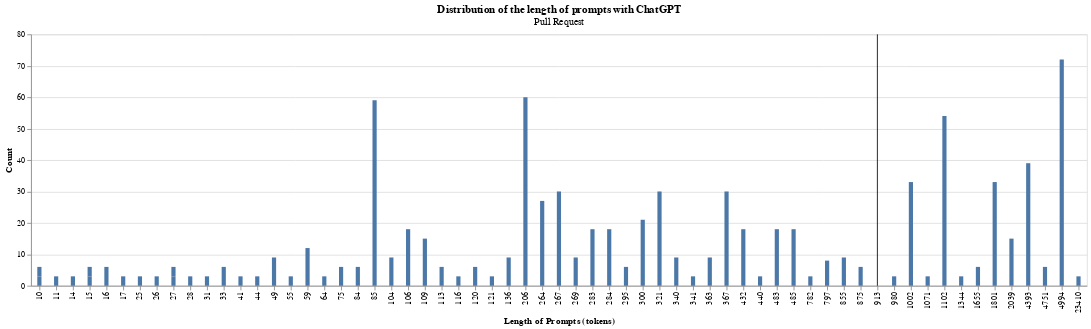

Notebook code for this chart:
### Markdown cell above
![](./graphs/prompt-general-hist.png)

### Code cell
# Checking histogarm -- remove extreme data point.
bad = np.argmax(df_url_prompt["count"])
df_clean = df_url_prompt.loc[~df_url_prompt.index.isin([bad])]
print(
    f"Average length of prompt per pr after removing extreme data point: "
    f"{np.mean(df_clean["mean"]):.2f}"
    )
inter_bar = alt.Chart(df_clean).mark_bar(size=5).encode(
    x=alt.X(
        "mean:N",
        title="Length of Prompts (tokens)",
    ),
    y=alt.Y("count", title="Count"),
).properties(
    title={
        "text": "Distribution of the length of prompts with ChatGPT",
        "subtitle": "Pull Request"
    }
)

rule = alt.Chart(df_clean).mark_rule().encode(
    x=alt.X(
        'mean:N',
        aggregate="mean",
        type='nominal',
        axis=alt.Axis(format="2d")
    ),
)

alt.layer(inter_bar, rule)

### Figure 1 — Vega-Lite specification as saved in the notebook (floating-point values rounded to 4 significant figures)
{"config": {"view": {"continuousWidth": 300, "continuousHeight": 300}}, "layer": [{"mark": {"type": "bar", "size": 5}, "encoding": {"x": {"field": "mean", "title": "Length of Prompts (tokens)", "type": "nominal"}, "y": {"field": "count", "title": "Count", "type": "quantitative"}}, "title": {"text": "Distribution of the length of prompts with ChatGPT", "subtitle": "Pull Request"}}, {"mark": {"type": "rule"}, "encoding": {"x": {"aggregate": "mean", "axis": {"format": "2d"}, "field": "mean", "type": "nominal"}}}], "data": {"name": "data-26039639684ec03905969218f964977d"}, "$schema": "https://vega.github.io/schema/vega-lite/v5.20.1.json", "datasets": {"data-26039639684ec03905969218f964977d": [{"RepoName": "ActivityWatch/aw-server", "mean": 116.0, "count": 3}, {"RepoName": "AndyGrant/OpenBench", "mean": 31.0, "count": 3}, {"RepoName": "AntonOsika/gpt-engineer", "mean": 1102.0, "count": 54}, {"RepoName": "D3Zyre/Copy-All-Files-From-Folder", "mean": 113.0, "count": 6}, {"RepoName": "Delgan/loguru", "mean": 269.0, "count": 9}, {"RepoName": "Elucidation/mapf-multiagent-robot-planning", "mean": 283.0, "count": 18}, {"RepoName": "GreyDGL/PentestGPT", "mean": 4751.0, "count": 6}, {"RepoName": "HaroldMitts/VoAIce", "mean": 41.0, "count": 3}, {"RepoName": "Hochfrequenz/kohlrahbi", "mean": 17.0, "count": 3}, {"RepoName": "MauriceLe/PIMS", "mean": 23410.0, "count": 3}, {"RepoName": "NA-MIC/ProjectWeek", "mean": 25.0, "count": 3}, {"RepoName": "OpenAdaptAI/OpenAdapt", "mean": 85.03, "count": 59}, {"RepoName": "PromtEngineer/localGPT", "mean": 4393.0, "count": 39}, {"RepoName": "RND247/Pype-Synthetic-Data-for-Testing", "mean": 33.0, "count": 6}, {"RepoName": "SafEight/wdm-project", "mean": 84.0, "count": 6}, {"RepoName": "Shreya-R-Dixit-Memorial-Foundation/EyeDaV2", "mean": 10.0, "count": 3}, {"RepoName": "Significant-Gravitas/Auto-GPT", "mean": 44.0, "count": 3}, {"RepoName": "SuffolkLITLab/docassemble-ALToolbox", "mean": 49.0, "count": 9}, {"RepoName": "aahnik/temple-web", "mean": 121.0, "count": 3}, {"RepoName": "aiplanethub/genai-stack", "mean": 11.0, "count": 3}, {"RepoName": "app-sre/qontract-reconcile", "mean": 109.0, "count": 15}, {"RepoName": "bancaditalia/black-it", "mean": 341.0, "count": 3}, {"RepoName": "bbelderbos/htmx-demo", "mean": 340.0, "count": 9}, {"RepoName": "chitalian/gptask", "mean": 980.0, "count": 3}, {"RepoName": "comfyanonymous/ComfyUI", "mean": 28.0, "count": 3}, {"RepoName": "davidusb-geek/emhass", "mean": 363.0, "count": 9}, {"RepoName": "dobbelina/repository.dobbelina", "mean": 875.0, "count": 6}, {"RepoName": "dtch1997/gpt-text-gym", "mean": 1002.0, "count": 33}, {"RepoName": "embedchain/embedchain", "mean": 15.0, "count": 3}, {"RepoName": "gorillamania/AICodeBot", "mean": 321.0, "count": 30}, {"RepoName": "icecube/pisa", "mean": 55.0, "count": 3}, {"RepoName": "internetarchive/openlibrary", "mean": 855.0, "count": 9}, {"RepoName": "jasonacox/Powerwall-Dashboard", "mean": 482.7, "count": 18}, {"RepoName": "jefftriplett/frontmatter-cli", "mean": 485.0, "count": 18}, {"RepoName": "karpathy/ng-video-lecture", "mean": 295.0, "count": 6}, {"RepoName": "kroitor/asciichart", "mean": 1344.0, "count": 3}, {"RepoName": "kukulich/home-assistant-jablotron100", "mean": 64.0, "count": 3}, {"RepoName": "langchain-ai/langchain", "mean": 300.0, "count": 21}, {"RepoName": "livingbio/gpt-fn", "mean": 75.0, "count": 6}, {"RepoName": "meltyyyyy/ICR-2023", "mean": 432.0, "count": 18}, {"RepoName": "mesonbuild/meson", "mean": 14.0, "count": 3}, {"RepoName": "metaphorsystems/metaphor-python", "mean": 1655.0, "count": 6}, {"RepoName": "microsoft/visionmetrics", "mean": 10.0, "count": 3}, {"RepoName": "monarch-initiative/oai-monarch-plugin", "mean": 27.0, "count": 3}, {"RepoName": "mpoon/gpt-repository-loader", "mean": 782.0, "count": 3}, {"RepoName": "mprib/pyxy3d", "mean": 284.0, "count": 18}, {"RepoName": "nuhmanpk/Webtrench", "mean": 59.0, "count": 12}, {"RepoName": "omegaui/linux-voice-control", "mean": 1801.0, "count": 33}, {"RepoName": "paul-gauthier/aider", "mean": 15.5, "count": 6}, {"RepoName": "related-sciences/nxontology-ml", "mean": 1071.0, "count": 3}, {"RepoName": "roslinmahmud/easy-hire-backend", "mean": 26.0, "count": 3}, {"RepoName": "simonw/asgi-proxy-lib", "mean": 367.0, "count": 30}, {"RepoName": "simonw/datasette-render-markdown", "mean": 264.0, "count": 27}, {"RepoName": "simonw/llm-replicate", "mean": 120.0, "count": 6}, {"RepoName": "simonw/sqlite-utils", "mean": 106.0, "count": 18}, {"RepoName": "simonw/symbex", "mean": 267.2, "count": 30}, {"RepoName": "simonw/ttok", "mean": 440.0, "count": 3}, {"RepoName": "sugi-01096/72", "mean": 797.0, "count": 8}, {"RepoName": "teremterem/botmerger", "mean": 136.0, "count": 9}, {"RepoName": "theonlysam/blackjack", "mean": 15.0, "count": 3}, {"RepoName": "tinygrad/tinygrad", "mean": 2039.0, "count": 15}, {"RepoName": "udayhello/handwritten1", "mean": 4994.0, "count": 72}, {"RepoName": "uuid6/prototypes", "mean": 206.0, "count": 60}, {"RepoName": "wafflestudio/wacruit-server", "mean": 27.0, "count": 3}, {"RepoName": "welfare-state-analytics/riksdagen-corpus", "mean": 104.0, "count": 9}]}}
